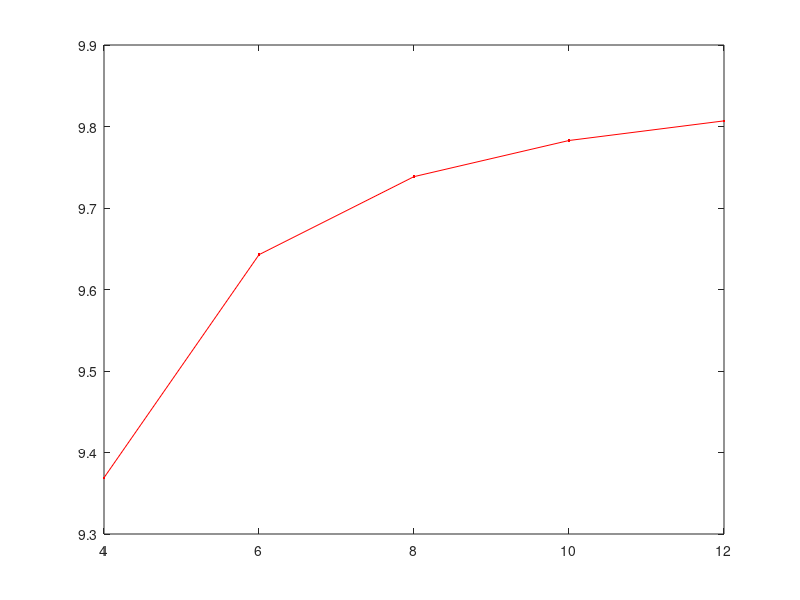

The MATLAB source for this figure:
function d
    x = [4 6 8 10 12]'
    x2 = [1/4^2 1/6^2 1/8^2 1/10^2 1/12^2]'
    y = [9.37 9.64 9.74 9.78 9.81]'
    v1 = [1 1 1 1 1]'


    fi1 = [v1 x2]

    a1 = (fi1' * fi1)^-1 * fi1' * y

    r1 = y - fi1 * a1

    conv = a1 * [1 1/Inf^2]

    # Aproximacion p
    p1 = fi1 * a1

    figure(1)
    plot(x,p1,'.-r')